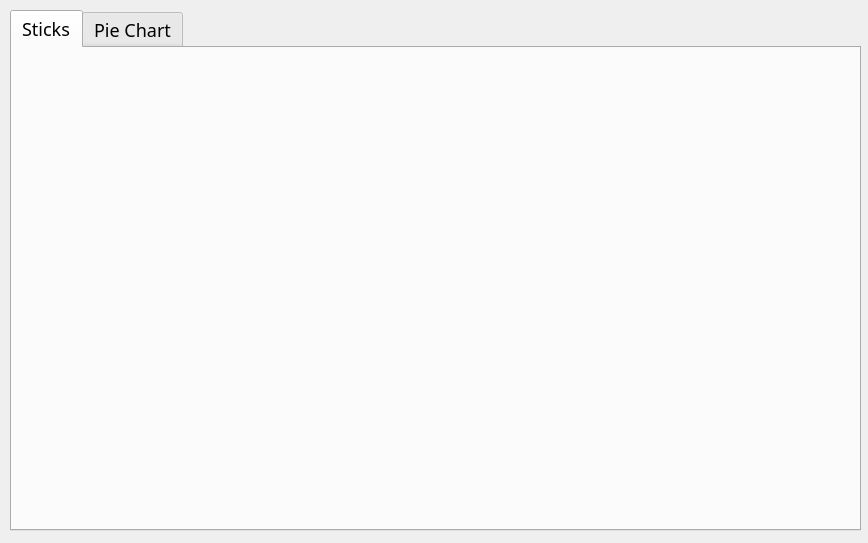
<?xml version="1.0" encoding="UTF-8"?>
<ui version="4.0">
 <class>statscy</class>
 <widget class="QDialog" name="statscy">
  <property name="geometry">
   <rect>
    <x>0</x>
    <y>0</y>
    <width>868</width>
    <height>543</height>
   </rect>
  </property>
  <property name="windowTitle">
   <string>Statistiques</string>
  </property>
  <property name="styleSheet">
   <string notr="true">*{
font-family:montserrat regular;
font-size:18px;
}
</string>
  </property>
  <widget class="QTabWidget" name="tabWidget">
   <property name="geometry">
    <rect>
     <x>10</x>
     <y>10</y>
     <width>851</width>
     <height>521</height>
    </rect>
   </property>
   <property name="currentIndex">
    <number>0</number>
   </property>
   <widget class="QWidget" name="tab">
    <attribute name="title">
     <string>Sticks</string>
    </attribute>
    <widget class="QFrame" name="horizontalFrame_sticks">
     <property name="geometry">
      <rect>
       <x>10</x>
       <y>10</y>
       <width>891</width>
       <height>541</height>
      </rect>
     </property>
     <layout class="QHBoxLayout" name="horizontalLayout"/>
    </widget>
   </widget>
   <widget class="QWidget" name="tab_2">
    <attribute name="title">
     <string>Pie Chart</string>
    </attribute>
    <widget class="QFrame" name="horizontalFrame_pie">
     <property name="geometry">
      <rect>
       <x>10</x>
       <y>10</y>
       <width>891</width>
       <height>541</height>
      </rect>
     </property>
     <layout class="QHBoxLayout" name="horizontalLayout_4"/>
    </widget>
   </widget>
  </widget>
 </widget>
 <resources/>
 <connections/>
</ui>
